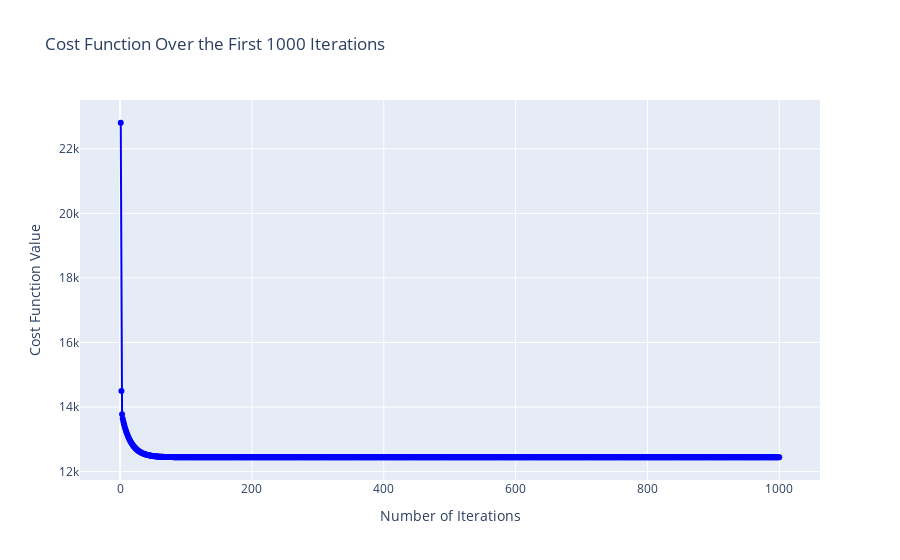

The cell this chart's notebook holds for it:
### Code cell
import plotly.graph_objs as go
import numpy as np

# Assuming J_history is an array with shape (num_iters,) and contains large values
# and that it has been computed previously

# Define the number of iterations to plot
num_iters_to_plot = 1000

# If J_history has fewer elements than num_iters_to_plot, adjust accordingly
if len(J_history) < num_iters_to_plot:
    num_iters_to_plot = len(J_history)

# Create a range for the x-axis
iterations = np.arange(1, num_iters_to_plot + 1)

# Create the plotly graph object
trace = go.Scatter(
    x=iterations,
    y=J_history[:num_iters_to_plot],
    mode='lines+markers',
    marker=dict(size=6, color='blue'),
    line=dict(width=2, color='blue')
)

layout = go.Layout(
    title='Cost Function Over the First 1000 Iterations',
    xaxis=dict(title='Number of Iterations'),
    yaxis=dict(title='Cost Function Value'),
    showlegend=False
)

fig = go.Figure(data=[trace], layout=layout)

# Show the plot
fig.show()

### Figure 1 — Plotly figure (JSON) as saved in the notebook; plotly's stock layout.template omitted (floating-point values rounded to 4 significant figures; data arrays with more than 128 entries replaced by an {"elided": "..."} marker saying what was removed)
{"data": [{"line": {"color": "blue", "width": 2}, "marker": {"color": "blue", "size": 6}, "mode": "lines+markers", "type": "scatter", "x": {"elided": "1000 int values"}, "y": {"elided": "1000 float values"}}], "layout": {"showlegend": false, "title": {"text": "Cost Function Over the First 1000 Iterations"}, "xaxis": {"title": {"text": "Number of Iterations"}}, "yaxis": {"title": {"text": "Cost Function Value"}}}}
